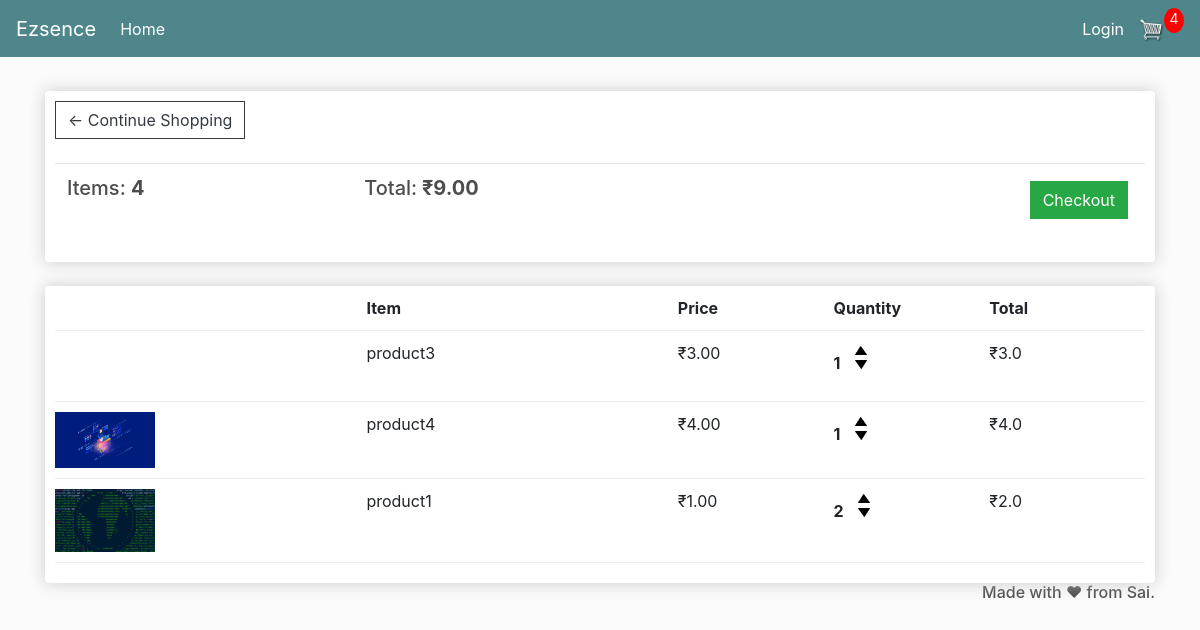
The app's page /cart/ (signed in), older data.
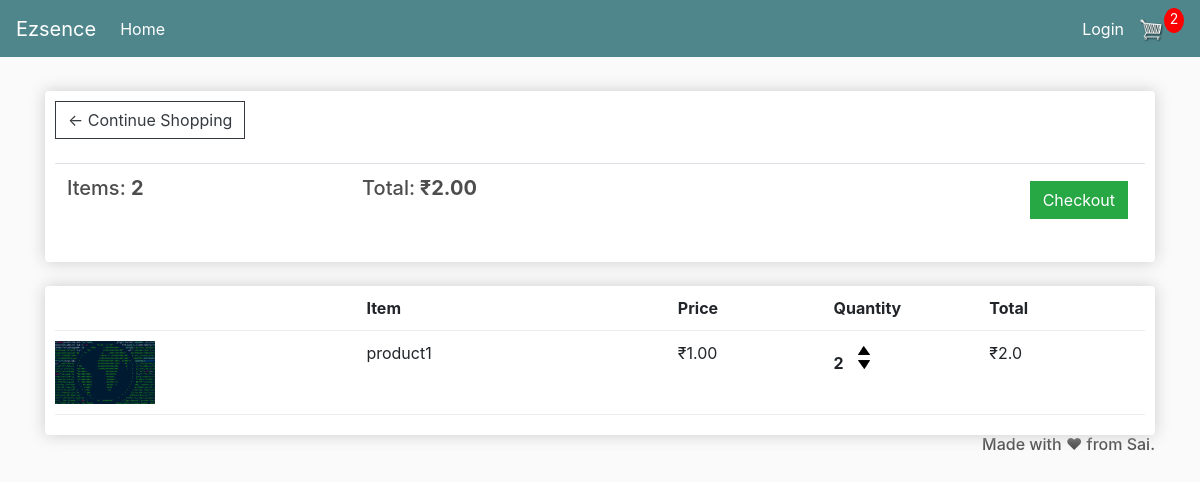
The same page, newer data.
### ecom/models.py (models this page shows, shortened)
class Order(models.Model):
    customer = models.ForeignKey(
        Customer, on_delete=models.SET_NULL, blank=True, null=True)
    date_ordered = models.DateTimeField(auto_now_add=True)
    complete = models.BooleanField(default=False, null=True, blank=True)
    transaction_id = models.CharField(max_length=200, null=True)
    @property
    def get_cart_total(self):
        orderitems = self.orderitem_set.all()
        total = sum([item.get_total for item in orderitems])
        return total
    @property
    def get_cart_items(self):
        orderitems = self.orderitem_set.all()
        total = sum([item.quantity for item in orderitems])
        return total

class OrderItem(models.Model):
    product = models.ForeignKey(
        Product, on_delete=models.SET_NULL, blank=True, null=True)
    order = models.ForeignKey(
        Order, on_delete=models.SET_NULL, blank=True, null=True)
    quantity = models.IntegerField(default=0, null=True, blank=True)
    date_added = models.DateTimeField(auto_now_add=True)
    @property
    def get_total(self):
        total = self.product.price*self.quantity
        return total

class Product(models.Model):
    name = models.CharField(max_length=200, null=True)
    price = models.FloatField()
    digital = models.BooleanField(default=True, null=True, blank=True)
    image = models.ImageField(blank=True, null=True)
    @property
    def imageurl(self):
        try:
            url = self.image.url
        except:
            url = ""
        return url

### ecom/views.py (the view)
# urls.py: path('cart/', views.cart, name="cart"),
def cart(request):
    if request.user.is_authenticated:
        customer = request.user.customer
        order, created = Order.objects.get_or_create(
            customer=customer, complete=False)
        items = order.orderitem_set.all()
        cartItems = order.get_cart_items
    else:
        items = []
        order = {"get_cart_total": 0, "get_cart_items": 0, "shipping": False}
        cartItems = order['get_cart_items']
    context = {"items": items, "order": order, "cartItems": cartItems}
    return render(request, "store/cart.html", context)

### templates/store/cart.html (shortened to what this page needs)
{% extends 'store/main.html' %}
{% load static %}
{% block content %}
<div class="row">
  <div class="col-lg-12">
    <div class="box-element">
      <a class="btn btn-outline-dark" href="{% url 'store' %}">&#x2190; Continue Shopping</a>
      <br>
      <br>
      <table class="table">
        <tr>
          <th>
            <h5>Items: <strong>{{ order.get_cart_items }}</strong></h5>
          </th>
          <th>
            <h5>Total:<strong> ₹{{ order.get_cart_total|floatformat:2 }}</strong></h5>
          </th>
          <th>
            <a style="float:right; margin:5px;" class="btn btn-success" href="{% url 'checkout' %}">Checkout</a>
          </th>
        </tr>
      </table>
    </div>
    <br>
    <div class="box-element">
      <div class="cart-row">
        <div style="flex:2"></div>
        <div style="flex:2"><strong>Item</strong></div>
        <div style="flex:1"><strong>Price</strong></div>
        <div style="flex:1"><strong>Quantity</strong></div>
        <div style="flex:1"><strong>Total</strong></div>
      </div>
      {% for item in items %}
      <div class="cart-row">
        <div style="flex:2"><img class="row-image" src="{{ item.product.imageurl }}"></div>
        <div style="flex:2">
          <p>{{ item.product.name }}</p>
        </div>
        <div style="flex:1">
          <p>₹{{ item.product.price|floatformat:2 }}</p>
        </div>
        <div style="flex:1">
          <p class="quantity">{{ item.quantity }}</p>
          <div class="quantity">
            <img data-product="{{item.product.id}}" data-action="add" class="chg-quantity update-cart"
              src="{% static  'images/arrow-up.png' %}">
            <img data-product="{{item.product.id}}" data-action="remove" class="chg-quantity update-cart"
              src="{% static  'images/arrow-down.png' %}">
          </div>
        </div>
        <div style="flex:1">
          <p>₹{{ item.get_total }}</p>
        </div>
      </div>
      {% endfor %}
    </div>
  </div>
  {% endblock content %}

Row changes from the older to the newer data that the page shows:
removed OrderItem: product.name "product3", product.price "3.00", quantity "1", get_total "3.0"
removed OrderItem: product.imageurl (picture), product.name "product4", product.price "4.00", quantity "1", get_total "4.0"
computed for Order: get_cart_items "4" → "2"; get_cart_total "9.00" → "2.00"
Text that changed along with them:
{{ cartItems }}: "4" → "2"
